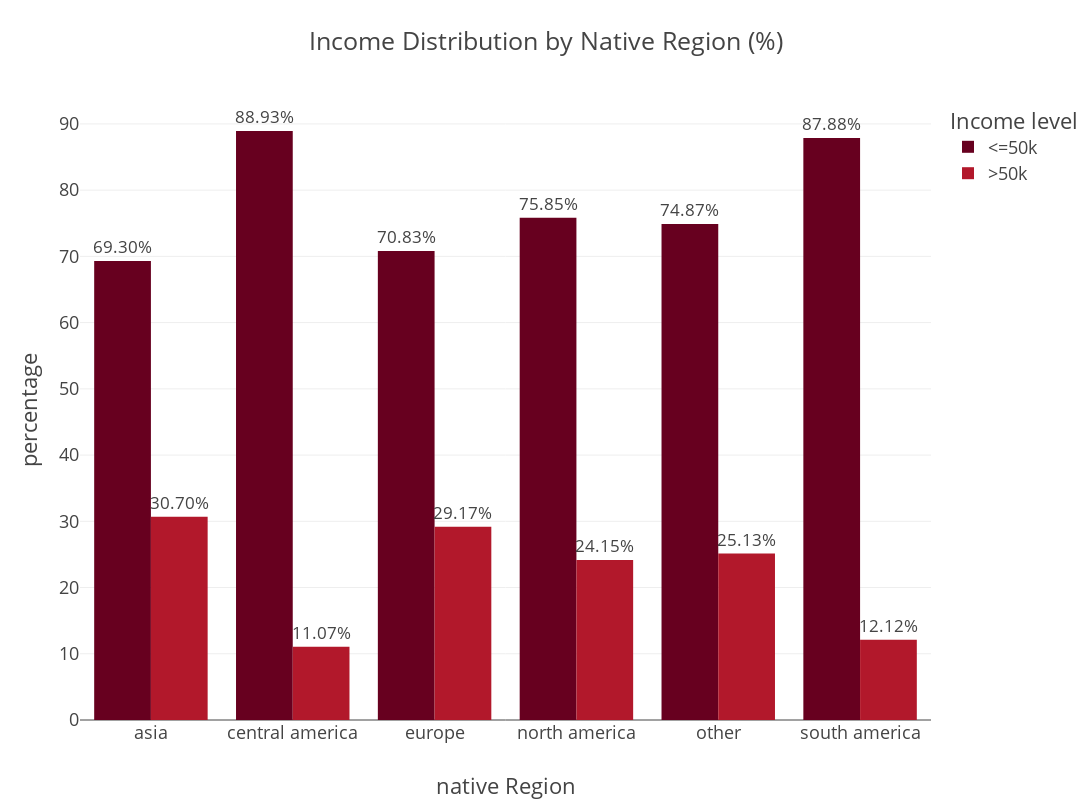

The notebook cell this image was saved under:
### Code cell
fig = px.bar(
    adult_df_income_native_region,  
    x = "native_region",     
    y = "percentage",
    color = "income",
    title ="Income Distribution by Native Region (%)",
    barmode="group",
    height= 800,
    width= 1200,
    color_discrete_sequence=px.colors.sequential.RdBu,
    text="percentage"
)
fig.update_traces(texttemplate="%{text:.2f}%", textposition = 'outside')
fig.update_layout(template = "presentation", xaxis_title="native Region", yaxis_title = "percentage", legend_title = dict(text = 'Income level'), xaxis_title_standoff = 50, paper_bgcolor = "rgba(0,0,0,0)", plot_bgcolor ="rgba(0,0,0,0)" )
fig.show()
fig.write_image(os.path.join(results_dir, 'Income_distribution_by_nativeregion_bar_plot.jpg'))
fig.write_image(os.path.join(results_dir, 'Income_distribution_by_nativeregion_bar_plot.png'))
fig.write_html(os.path.join(results_dir, 'Income_distribution_by_nativeregion_bar_plot.html'))

### Figure 1 — Plotly figure (JSON) as saved in the notebook; plotly's stock layout.template omitted (floating-point values rounded to 4 significant figures)
{"data": [{"alignmentgroup": "True", "hovertemplate": "income=<=50k<br>native_region=%{x}<br>percentage=%{text}<extra></extra>", "legendgroup": "<=50k", "marker": {"color": "rgb(103,0,31)", "pattern": {"shape": ""}}, "name": "<=50k", "offsetgroup": "<=50k", "orientation": "v", "showlegend": true, "text": [69.3, 88.93, 70.83, 75.85, 74.87, 87.88], "textposition": "outside", "texttemplate": "%{text:.2f}%", "type": "bar", "x": ["asia", "central america", "europe", "north america", "other", "south america"], "xaxis": "x", "y": [69.3, 88.93, 70.83, 75.85, 74.87, 87.88], "yaxis": "y"}, {"alignmentgroup": "True", "hovertemplate": "income=>50k<br>native_region=%{x}<br>percentage=%{text}<extra></extra>", "legendgroup": ">50k", "marker": {"color": "rgb(178,24,43)", "pattern": {"shape": ""}}, "name": ">50k", "offsetgroup": ">50k", "orientation": "v", "showlegend": true, "text": [30.7, 11.07, 29.17, 24.15, 25.13, 12.12], "textposition": "outside", "texttemplate": "%{text:.2f}%", "type": "bar", "x": ["asia", "central america", "europe", "north america", "other", "south america"], "xaxis": "x", "y": [30.7, 11.07, 29.17, 24.15, 25.13, 12.12], "yaxis": "y"}], "layout": {"barmode": "group", "height": 800, "legend": {"title": {"text": "Income level"}, "tracegroupgap": 0}, "paper_bgcolor": "rgba(0, 0, 0, 0)", "plot_bgcolor": "rgba(0, 0, 0, 0)", "title": {"text": "Income Distribution by Native Region (%)"}, "width": 1200, "xaxis": {"anchor": "y", "autorange": true, "domain": [0, 1], "range": [-0.5, 5.5], "title": {"standoff": 50, "text": "native Region"}, "type": "category"}, "yaxis": {"anchor": "x", "autorange": true, "domain": [0, 1], "range": [0, 93.61], "title": {"text": "percentage"}, "type": "linear"}}}
